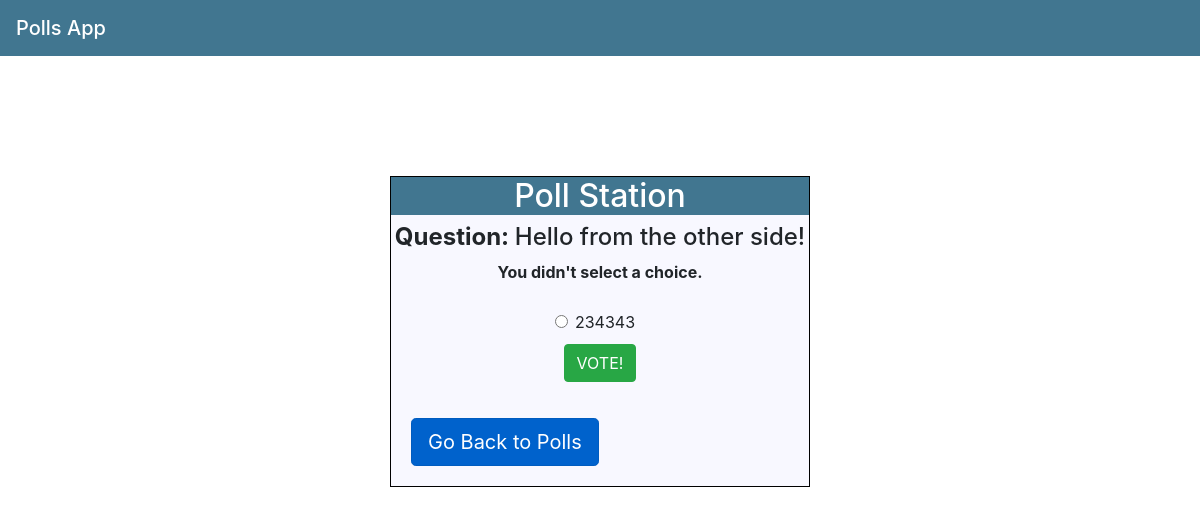
Page /polls/93/vote/ on the committed database.
### polls/models.py (models this page shows, shortened)
class Question(models.Model):
    question_text = models.CharField(max_length=200)
    pub_date = models.DateTimeField('date published')

class Choice(models.Model):
    question = models.ForeignKey(Question, on_delete=models.CASCADE)
    choice_text = models.CharField(max_length=200)
    votes = models.IntegerField(default=0)

### polls/views.py (the view)
# urls.py: path('<int:question_id>/vote/', views.vote, name='vote'),
def vote(request, question_id):
    question = get_object_or_404(Question, pk=question_id)
    try:
        selected_choice = question.choice_set.get(pk=request.POST['choice'])
    except (KeyError, Choice.DoesNotExist):
        return render(request, 'polls/detail.html', {
            'question': question,
            'error_message': "You didn't select a choice.",
        })
    else:
        selected_choice.votes += 1
        selected_choice.save()
        return HttpResponseRedirect(reverse('polls:results', args=(question.id,)))

### polls/templates/polls/detail.html (shortened to what this page needs)
{% extends 'polls/base.html' %}
{% block content %}
    <div class = "detailsContainer">
        <div class="detailsFormVoteContainer">
            <h2 class="detailTitle">Poll Station</h2>
            <h4><b>Question: </b>{{ question.question_text }}</h4>
            {% if error_message %}<p><strong>{{ error_message }}</strong></p>{% endif %}
            <form action="{% url 'polls:vote' question.id %}" method="post">
                {% for choice in question.choice_set.all %}
                    <div class="form-check choice">
                        <input class="form-check-input" type="radio" name="choice" id="choice{{ forloop.counter }}" value="{{ choice.id }}">
                        <label class="form-check-label" for="choice{{ forloop.counter }}">{{ choice.choice_text }}</label><br>
                    </div>
                {% endfor %}
                <button type="submit" class="btn btn-success voteButton">VOTE!</button>
            </form>
            <a class="btn btn-primary btn-lg active pollsButton" href="{% url 'polls:index'%}">Go Back to Polls</a>
        </div>
    </div>
{% endblock %}

### polls/static/polls/style.css (style rules this page uses)
.detailsFormVoteContainer { text-align: center; display:flex; flex-direction: column; width: 35%; margin: auto; margin-top: 10%; border: 1px black solid; background: #F8F8FF; }
.detailTitle { background-color: #417690; color: white; }
.pollsButton { margin: 20px; align-self: flex-start; }
.choice { padding: 10px; }
.voteButton { padding: 20px; }

### rows in the picture
Question: question_text "Hello from the other side!"
Choice: choice_text "234343"

### other values in the picture
{{ error_message }} "You didn't select a choice."
